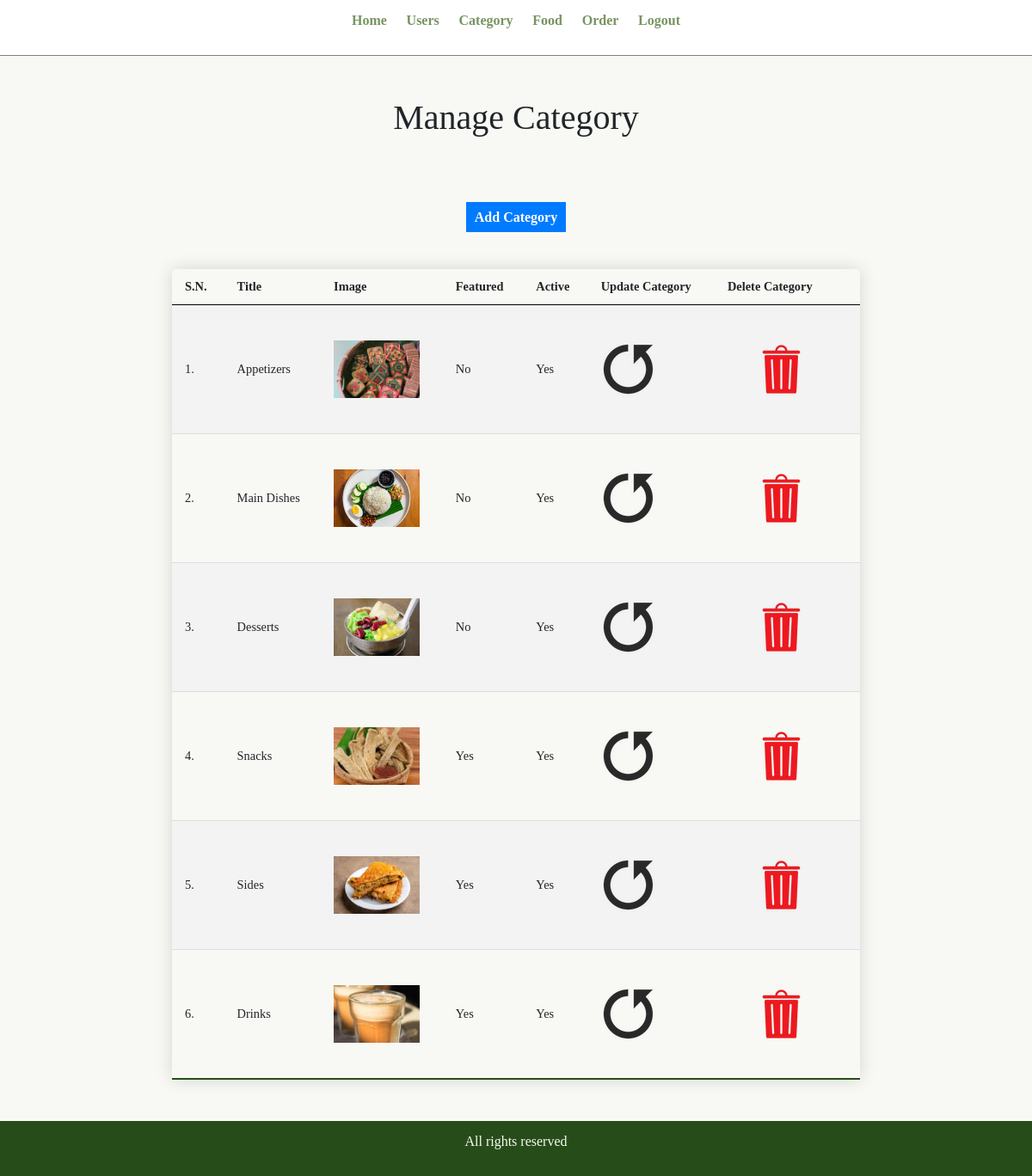
The page /admin/manage-category.php (signed in) on the database its author committed.
### tables this page shows
CREATE TABLE `tbl_category` (
  `id` int(10) UNSIGNED NOT NULL,
  `title` varchar(100) NOT NULL,
  `image_name` varchar(255) NOT NULL,
  `featured` varchar(10) NOT NULL,
  `active` varchar(10) NOT NULL
);

### admin/manage-category.php (the view, shortened to what this page needs)
<?php include('partials/menu.php'); ?>
<div class="main-content">
    <div class="wrapper text-center">
        <h1>Manage Category</h1>
        <br />
        <br><br>
                <a href="<?php echo SITEURL; ?>admin/add-category.php" class="btn-primary">Add Category</a>
                <br /><br /><br />
                <table class="content-table">
                    <tr>
                        <th>S.N.</th>
                        <th>Title</th>
                        <th>Image</th>
                        <th>Featured</th>
                        <th>Active</th>
                        <th>Update Category</th>
                        <th>Delete Category</th>
                    </tr>
                    <?php
                        $sql = "SELECT * FROM tbl_category";
                        $res = mysqli_query($conn, $sql);
                        $count = mysqli_num_rows($res);
                        $sn=1;
                        if($count>0)
                        {
                            while($row=mysqli_fetch_assoc($res))
                            {
                                $id = $row['id'];
                                $title = $row['title'];
                                $image_name = $row['image_name'];
                                $featured = $row['featured'];
                                $active = $row['active'];
                                ?>
                                    <tr>
                                        <td><?php echo $sn++; ?>. </td>
                                        <td><?php echo $title; ?></td>
                                        <td>
                                            <?php
                                                if($image_name!="")
                                                {
                                                    ?>
                                                    <img src="<?php echo SITEURL; ?>images/category/<?php echo $image_name; ?>" width="100px" >
                                                    <?php
                                                }
                                                else
                                                {
                                                    echo "<div class='error'>Image not Added.</div>";
                                                }
                                            ?>
                                        </td>
                                        <td><?php echo $featured; ?></td>
                                        <td><?php echo $active; ?></td>
                                        <td>
                                            <a href="<?php echo SITEURL; ?>admin/update-category.php?id=<?php echo $id; ?>"><img src="../images/icons/update.png"/></a>
                                            </td>
                                            <td>
                                            <a href="<?php echo SITEURL; ?>admin/delete-category.php?id=<?php echo $id; ?>&image_name=<?php echo $image_name; ?>"><img src="../images/icons/delete.png"/></a>
                                        </td>
                                    </tr>
                                <?php
                            }
                        }
                        else
                        {
                            ?>
                            <tr>
                                <td colspan="6"><div class="error">No Category Added.</div></td>
                            </tr>
                            <?php
                        }
                    ?>
                </table>
    </div>
</div>
<?php include('partials/footer.php'); ?>

### css/admin.css (style rules this page uses)
* { margin: 0; padding: 0; font-family: "Times New Roman", Times, serif; }
.wrapper { padding: 1%; width: 80%; margin: 0 auto; }
.text-center { text-align: center; }
table tr th { border-bottom: 1px solid black; padding: 1%; text-align: left; }
table tr td { padding: 1%; }
.btn-primary { background-color: #789461; padding: 1%; color: white; text-decoration: none; font-weight: bold; }
.main-content { background-color: #F8F9F4; padding: 3% 0; }
.content-table { width: 80%; border-collapse: collapse; font-size: 0.9em; min-width: 800px; border-radius: 5px 5px 0 0; overflow: hidden; box-shadow: 0 0 20px rgba(0, 0, 0, 0.15); margin: 0 auto; }
.content-table th, .content-table td { padding: 12px 15px; }
.content-table tbody tr { border-bottom: 1px solid #dddddd; }
.content-table tbody tr:nth-of-type(even) { background-color: #f3f3f3; }
.content-table tbody tr:last-of-type { border-bottom: 2px solid #264d19; }

### rows shown on the page
tbl_category: title "Appetizers", image_name (picture), featured "No", active "Yes"
tbl_category: title "Main Dishes", image_name (picture), featured "No", active "Yes"
tbl_category: title "Desserts", image_name (picture), featured "No", active "Yes"
tbl_category: title "Snacks", image_name (picture), featured "Yes", active "Yes"
tbl_category: title "Sides", image_name (picture), featured "Yes", active "Yes"
tbl_category: title "Drinks", image_name (picture), featured "Yes", active "Yes"
